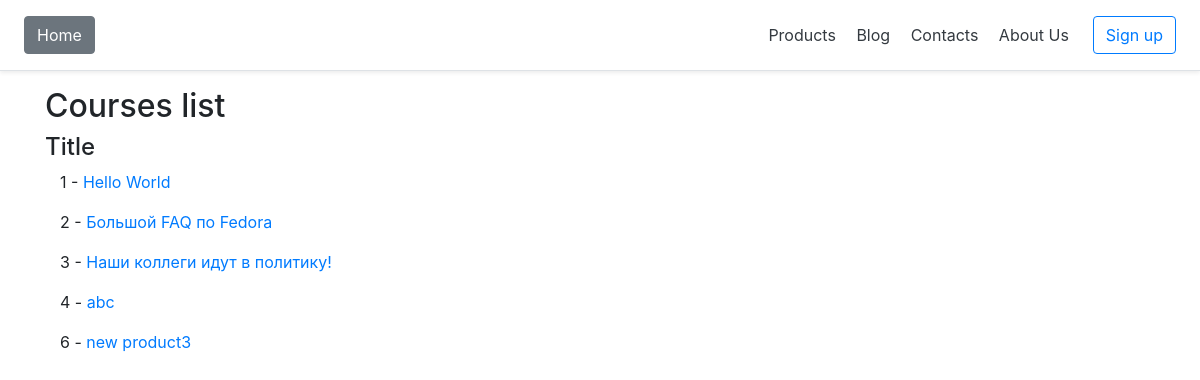
Page /courses/ on the committed database.
### courses/models.py (models this page shows, shortened)
class Courses(models.Model):
    title = models.CharField(max_length=120)

### courses/views.py (the view)
# urls.py: path('', views.CourseListView.as_view(), name='courses-list'),
class CourseListView(View):
    template_name = 'courses/course_list.html'
    queryset = Courses.objects.all()
    def get_queryset(self):
        return self.queryset
    def get(self, request, *args, **kwargs):
        context = {'object_list': self.get_queryset()}
        return render(request, self.template_name, context)

### courses/templates/courses/course_list.html
{% extends 'base.html' %}
{% block content %}
    <div class="container">
        <h2>Courses list</h2>
    </div>
    <div class="container">
        <h4>Title</h4>
        <div class="container-fluid">
            {% for instance in object_list %}
                <p>{{instance.id}} - <a href="./{{instance.id}}">{{instance.title}}</a>
                </p>
            {% endfor %}
        </div>
    </div>
{% endblock %}

### rows in the picture
Courses: id "1", title "Hello World"
Courses: id "2", title "Большой FAQ по Fedora"
Courses: id "3", title "Наши коллеги идут в политику!"
Courses: id "4", title "abc"
Courses: id "6", title "new product3"
